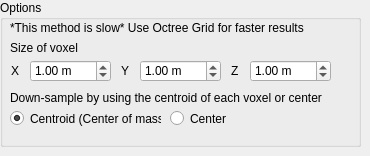
         <widget class="QWidget" name="VoxelSizeFilter">
          <widget class="QGroupBox" name="groupBox_7">
           <property name="geometry">
            <rect>
             <x>0</x>
             <y>0</y>
             <width>361</width>
             <height>147</height>
            </rect>
           </property>
           <property name="title">
            <string>Options</string>
           </property>
           <widget class="QLabel" name="voxelSizeExTitle">
            <property name="geometry">
             <rect>
              <x>10</x>
              <y>20</y>
              <width>311</width>
              <height>16</height>
             </rect>
            </property>
            <property name="text">
             <string>*This method is slow* Use Octree Grid for faster results </string>
            </property>
           </widget>
           <widget class="QDoubleSpinBox" name="voxelSizeX">
            <property name="geometry">
             <rect>
              <x>30</x>
              <y>60</y>
              <width>81</width>
              <height>22</height>
             </rect>
            </property>
            <property name="suffix">
             <string> m</string>
            </property>
            <property name="decimals">
             <number>2</number>
            </property>
            <property name="minimum">
             <double>0.000000000000000</double>
            </property>
            <property name="maximum">
             <double>10000000.000000000000000</double>
            </property>
            <property name="singleStep">
             <double>0.100000000000000</double>
            </property>
            <property name="value">
             <double>1.000000000000000</double>
            </property>
           </widget>
           <widget class="QLabel" name="voxelSizeTitle">
            <property name="geometry">
             <rect>
              <x>10</x>
              <y>40</y>
              <width>91</width>
              <height>16</height>
             </rect>
            </property>
            <property name="text">
             <string>Size of voxel</string>
            </property>
           </widget>
           <widget class="QLabel" name="voxelSizeXTitle">
            <property name="geometry">
             <rect>
              <x>11</x>
              <y>61</y>
              <width>16</width>
              <height>20</height>
             </rect>
            </property>
            <property name="text">
             <string>X</string>
            </property>
           </widget>
           <widget class="QLabel" name="voxelSizeYTitle">
            <property name="geometry">
             <rect>
              <x>121</x>
              <y>61</y>
              <width>16</width>
              <height>20</height>
             </rect>
            </property>
            <property name="text">
             <string>Y</string>
            </property>
           </widget>
           <widget class="QDoubleSpinBox" name="voxelSizeY">
            <property name="geometry">
             <rect>
              <x>140</x>
              <y>60</y>
              <width>81</width>
              <height>22</height>
             </rect>
            </property>
            <property name="suffix">
             <string> m</string>
            </property>
            <property name="decimals">
             <number>2</number>
            </property>
            <property name="minimum">
             <double>0.000000000000000</double>
            </property>
            <property name="maximum">
             <double>10000000.000000000000000</double>
            </property>
            <property name="singleStep">
             <double>0.100000000000000</double>
            </property>
            <property name="value">
             <double>1.000000000000000</double>
            </property>
           </widget>
           <widget class="QLabel" name="voxelSizeZTitle">
            <property name="geometry">
             <rect>
              <x>231</x>
              <y>61</y>
              <width>16</width>
              <height>20</height>
             </rect>
            </property>
            <property name="text">
             <string>Z</string>
            </property>
           </widget>
           <widget class="QDoubleSpinBox" name="voxelSizeZ">
            <property name="geometry">
             <rect>
              <x>250</x>
              <y>60</y>
              <width>81</width>
              <height>22</height>
             </rect>
            </property>
            <property name="suffix">
             <string> m</string>
            </property>
            <property name="decimals">
             <number>2</number>
            </property>
            <property name="minimum">
             <double>0.000000000000000</double>
            </property>
            <property name="maximum">
             <double>10000000.000000000000000</double>
            </property>
            <property name="singleStep">
             <double>0.100000000000000</double>
            </property>
            <property name="value">
             <double>1.000000000000000</double>
            </property>
           </widget>
           <widget class="QLabel" name="voxelCentroidTitle">
            <property name="geometry">
             <rect>
              <x>10</x>
              <y>90</y>
              <width>341</width>
              <height>16</height>
             </rect>
            </property>
            <property name="text">
             <string>Down-sample by using the centroid of each voxel or center</string>
            </property>
           </widget>
           <widget class="QRadioButton" name="voxelCenter">
            <property name="geometry">
             <rect>
              <x>170</x>
              <y>110</y>
              <width>141</width>
              <height>17</height>
             </rect>
            </property>
            <property name="text">
             <string>Center</string>
            </property>
            <property name="checked">
             <bool>false</bool>
            </property>
            <attribute name="buttonGroup">
             <string notr="true">buttonGroup_4</string>
            </attribute>
           </widget>
           <widget class="QRadioButton" name="voxelCentroid">
            <property name="geometry">
             <rect>
              <x>10</x>
              <y>110</y>
              <width>151</width>
              <height>17</height>
             </rect>
            </property>
            <property name="text">
             <string>Centroid (Center of mass)</string>
            </property>
            <property name="checked">
             <bool>true</bool>
            </property>
            <attribute name="buttonGroup">
             <string notr="true">buttonGroup_4</string>
            </attribute>
           </widget>
          </widget>
         </widget>
